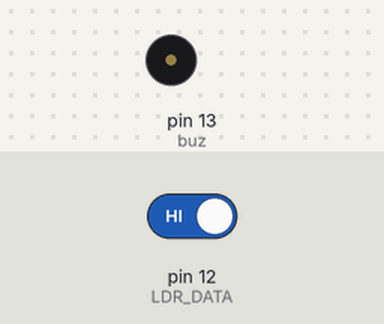
A sketch run on a simulated Arduino Uno, built with avr-gcc and run on an emulated ATmega328P. Shown: buzzer (waves = sounding, pin HIGH). The inputs (shaded band) are chosen by the test bench; at power-on: pin 12 (LDR_DATA) HIGH.

Above: at 1.2 s.
1.3 s: pin 12 (LDR_DATA) driven LOW
At 1.8 s:
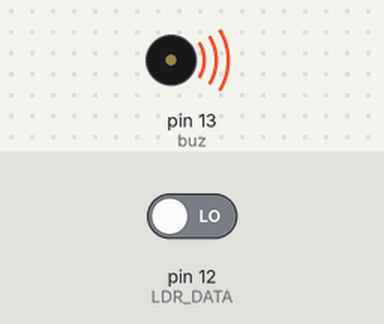
4.3 s: pin 12 (LDR_DATA) driven HIGH
At 4.8 s:
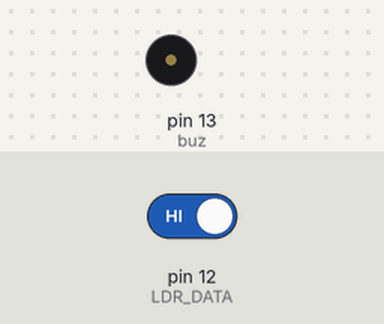
Timing chart, 0 to 7.3 s (numbered marks = the images above; inputs shaded):
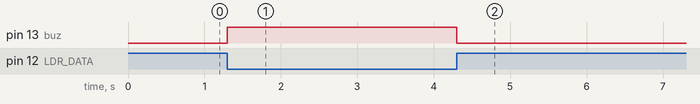

The sketch:

LDR.ino
```cpp
int buz = 13; // BUZZER +VE WIRE
int LDR_DATA = 12; // LDR SENSOR DATA OUT PIN

void setup() {
pinMode(buz,OUTPUT);
pinMode(LDR_DATA,INPUT);
}

void loop() {
  if(digitalRead(LDR_DATA)==LOW)
  {
  digitalWrite(buz,HIGH);
  delay(100);
  }
  digitalWrite(buz,LOW);
}
```

Measured:
- after the input at 1.3 s, pin 13 (buz): LOW → HIGH at once
- after the input at 4.3 s, pin 13 (buz): HIGH → LOW at once
